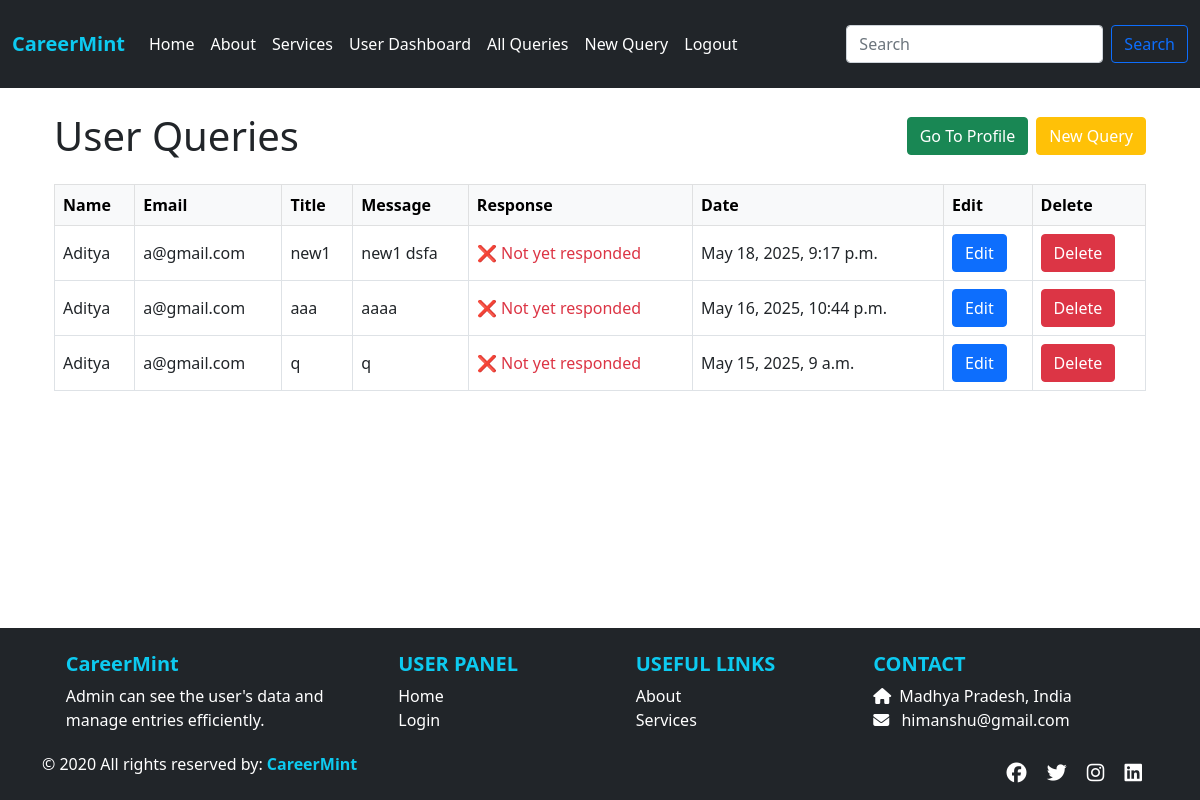
Before: /userallquery/3/ with the older database file.
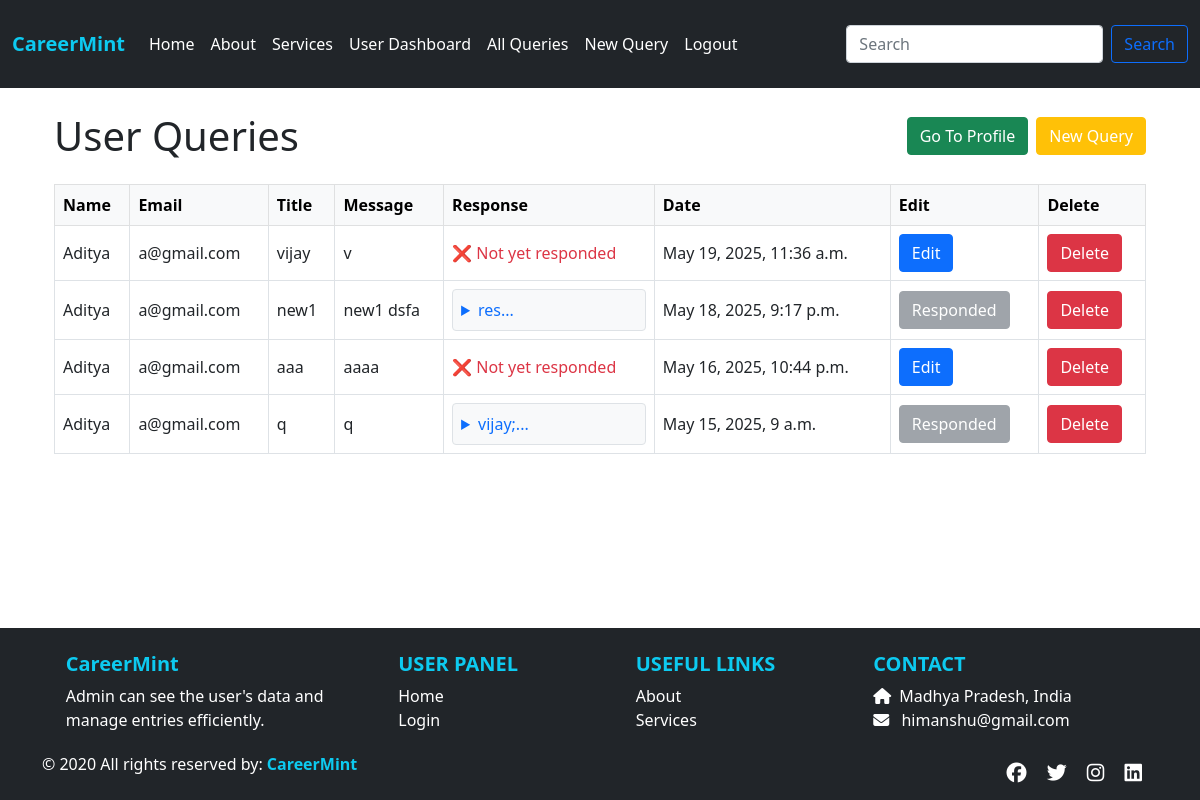
After: the same page with the newer database file.
### app/models.py (models this page shows, shortened)
class UserQuery(models.Model):
    stuname = models.CharField(max_length=100)
    stuemail = models.EmailField()
    title = models.CharField(max_length=255)
    message = models.TextField()
    response = models.TextField(blank=True, null=True)
    created_at = models.DateTimeField(auto_now_add=True)

### app/views.py (the view)
# urls.py: path('userallquery/<int:pk>/', views.userallquery, name='userallquery'),
def userallquery(request, pk):
    user = Users.objects.get(id=pk)
    queries = UserQuery.objects.filter(stuname=user.stuname, stuemail=user.stuemail).order_by('-created_at')
    return render(request, 'userallquery.html', {'queries': queries, 'userdata': user})

### app/templates/userallquery.html (shortened to what this page needs)
{% extends "base.html" %}
{% block content %}
{% if userdata and showform %}
<form action="{% url 'edituserquery' pk1=userdata.id pk=editdata.id %}" method="post" class="mb-4">
    {% csrf_token %}
    <h2 class="mb-3">Edit Query</h2>
    <div class="mb-3">
        <label for="title" class="form-label">Query Title</label>
        <input type="text" class="form-control" name="title" id="title" value="{{ editdata.title }}" required>
    </div>
    <div class="mb-3">
        <label for="message" class="form-label">Query Message</label>
        <textarea class="form-control" name="message" id="message" rows="4" required>{{ editdata.message }}</textarea>
    </div>
    <button type="submit" class="btn btn-success">Update Query</button>
</form>
{% else %}
<div class="container mb-4">
  <div class="d-flex flex-column flex-md-row flex-wrap justify-content-between align-items-center gap-3">
    <h1 class="mb-3 mb-md-0 text-center text-md-start">User Queries</h1>
    <div class="d-flex flex-wrap gap-2 justify-content-center">
      <a href="{% url 'user_dashboard1' pk=userdata.id %}" class="btn btn-success">Go To Profile</a>
      <a href="{% url 'newquery' pk=userdata.id %}" class="btn btn-warning text-white">New Query</a>
    </div>
  </div>
</div>
<div class="container mt-4">
  <div class="table-responsive">
    <table class="table table-bordered align-middle text-nowrap">
      <thead class="table-light">
        <tr>
          <th>Name</th>
          <th>Email</th>
          <th>Title</th>
          <th>Message</th>
          <th>Response</th>
          <th>Date</th>
          <th>Edit</th>
          <th>Delete</th>
        </tr>
      </thead>
      <tbody>
        {% for query in queries %}
        <tr>
          <td>{{ query.stuname }}</td>
          <td>{{ query.stuemail }}</td>
          <td>{{ query.title }}</td>
          <td>{{ query.message }}</td>
          <td>
            {% if query.response %}
            <details class="bg-light p-2 rounded border" style="max-width: 300px;">
              <summary class="text-primary fw-semibold" style="cursor: pointer;">
                {{ query.response|truncatechars:20 }}...
              </summary>
            </details>
            {% else %}
            <span class="text-danger">❌ Not yet responded</span>
            {% endif %}
          </td>
          <td>{{ query.created_at }}</td>
          <td>
            {% if query.response %}
            <button class="btn btn-secondary" disabled>Responded</button>
            {% else %}
            <form method="get" action="{% url 'editquery' pk1=userdata.id pk=query.id %}">
              <button type="submit" class="btn btn-primary">Edit</button>
            </form>
            {% endif %}
          </td>
          <td>
            <a href="{% url 'deletequery' pk1=userdata.id pk=query.id %}" class="btn btn-danger"
               onclick="return confirm('Are you sure you want to delete this user?');">Delete</a>
          </td>
        </tr>
        {% empty %}
        <tr>
          <td colspan="8" class="text-center">No queries found.</td>
        </tr>
        {% endfor %}
      </tbody>
    </table>
  </div>
</div>
{% endif %}
{% endblock %}

Changed rows visible on the page:
added UserQuery: stuname "Aditya", stuemail "a@gmail.com", title "vijay", message "v", shows "❌ Not yet responded", created_at "May 19, 2025, 11:36 a.m.", shows "Edit"
changed UserQuery "new1": response (not shown) → "res"; response "❌ Not yet responded Edit" → "... Responded"
changed UserQuery: response (not shown) → "vijay;"; response "❌ Not yet responded Edit" → "... Responded"
